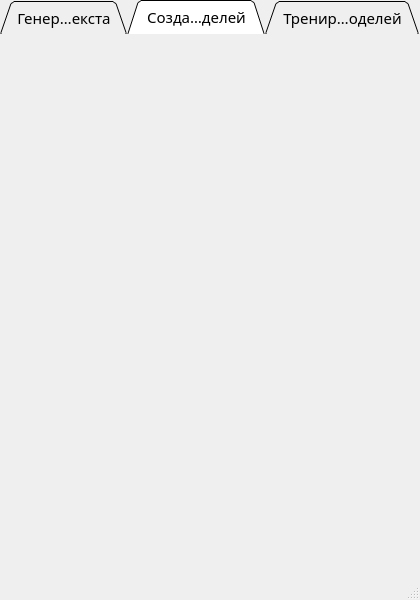
<?xml version="1.0" encoding="UTF-8"?>
<ui version="4.0">
 <class>LSTMGeneratorMainWindow</class>
 <widget class="QMainWindow" name="LSTMGeneratorMainWindow">
  <property name="geometry">
   <rect>
    <x>0</x>
    <y>0</y>
    <width>420</width>
    <height>600</height>
   </rect>
  </property>
  <property name="minimumSize">
   <size>
    <width>420</width>
    <height>0</height>
   </size>
  </property>
  <property name="maximumSize">
   <size>
    <width>420</width>
    <height>16777215</height>
   </size>
  </property>
  <property name="baseSize">
   <size>
    <width>420</width>
    <height>0</height>
   </size>
  </property>
  <property name="windowTitle">
   <string>LSTM генератор текста</string>
  </property>
  <property name="tabShape">
   <enum>QTabWidget::Rounded</enum>
  </property>
  <widget class="QWidget" name="centralwidget">
   <property name="minimumSize">
    <size>
     <width>420</width>
     <height>0</height>
    </size>
   </property>
   <property name="maximumSize">
    <size>
     <width>420</width>
     <height>16777215</height>
    </size>
   </property>
   <property name="baseSize">
    <size>
     <width>420</width>
     <height>0</height>
    </size>
   </property>
   <layout class="QVBoxLayout" name="verticalLayout">
    <property name="spacing">
     <number>0</number>
    </property>
    <property name="leftMargin">
     <number>0</number>
    </property>
    <property name="topMargin">
     <number>0</number>
    </property>
    <property name="rightMargin">
     <number>0</number>
    </property>
    <property name="bottomMargin">
     <number>0</number>
    </property>
    <item>
     <widget class="QTabWidget" name="tabWidget">
      <property name="minimumSize">
       <size>
        <width>420</width>
        <height>0</height>
       </size>
      </property>
      <property name="maximumSize">
       <size>
        <width>420</width>
        <height>16777215</height>
       </size>
      </property>
      <property name="baseSize">
       <size>
        <width>420</width>
        <height>0</height>
       </size>
      </property>
      <property name="font">
       <font>
        <family>Bahnschrift SemiCondensed</family>
        <pointsize>11</pointsize>
        <italic>false</italic>
        <underline>false</underline>
       </font>
      </property>
      <property name="tabPosition">
       <enum>QTabWidget::North</enum>
      </property>
      <property name="tabShape">
       <enum>QTabWidget::Triangular</enum>
      </property>
      <property name="currentIndex">
       <number>1</number>
      </property>
      <property name="elideMode">
       <enum>Qt::ElideMiddle</enum>
      </property>
      <property name="usesScrollButtons">
       <bool>true</bool>
      </property>
      <property name="documentMode">
       <bool>true</bool>
      </property>
      <property name="tabsClosable">
       <bool>false</bool>
      </property>
      <property name="movable">
       <bool>false</bool>
      </property>
      <property name="tabBarAutoHide">
       <bool>false</bool>
      </property>
      <widget class="ModelTextGenerationGroupBox" name="generateWithModelTab">
       <attribute name="title">
        <string>Генерация текста</string>
       </attribute>
      </widget>
      <widget class="NewModelGroupBox" name="newModelTab">
       <attribute name="title">
        <string>Создание моделей</string>
       </attribute>
      </widget>
      <widget class="ModelTrainingGroupBox" name="trainModelTab">
       <attribute name="title">
        <string>Тренировка моделей</string>
       </attribute>
      </widget>
     </widget>
    </item>
   </layout>
  </widget>
  <widget class="QMenuBar" name="menubar">
   <property name="geometry">
    <rect>
     <x>0</x>
     <y>0</y>
     <width>420</width>
     <height>22</height>
    </rect>
   </property>
  </widget>
  <widget class="QStatusBar" name="statusbar"/>
 </widget>
 <customwidgets>
  <customwidget>
   <class>ModelTextGenerationGroupBox</class>
   <extends>QWidget</extends>
   <header>modeltextgenerationgroupbox.h</header>
   <container>1</container>
  </customwidget>
  <customwidget>
   <class>NewModelGroupBox</class>
   <extends>QWidget</extends>
   <header>newmodelgroupbox.h</header>
   <container>1</container>
  </customwidget>
  <customwidget>
   <class>ModelTrainingGroupBox</class>
   <extends>QWidget</extends>
   <header>modeltraininggroupbox.h</header>
   <container>1</container>
  </customwidget>
 </customwidgets>
 <resources/>
 <connections/>
</ui>
